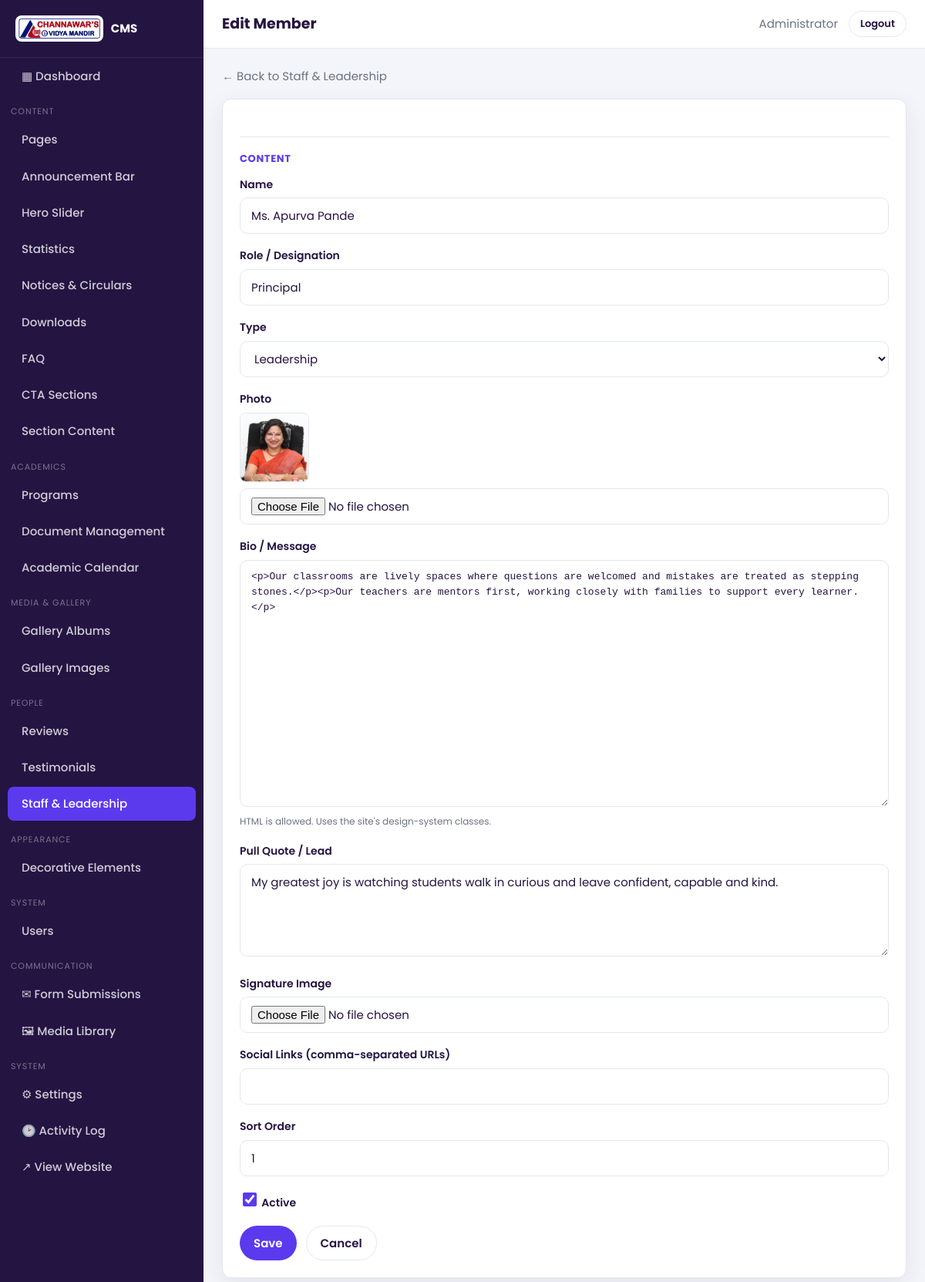
The page /admin/module/staff/edit/2 (signed in) on the database its author committed.
### tables this page shows
CREATE TABLE `cevm_users` (
  `id` int(10) unsigned NOT NULL AUTO_INCREMENT,
  `name` varchar(120) NOT NULL,
  `email` varchar(190) NOT NULL,
  `password` varchar(255) NOT NULL,
  `role` enum('admin','editor') NOT NULL DEFAULT 'editor',
  `avatar` varchar(255) DEFAULT NULL,
  `is_active` tinyint(1) NOT NULL DEFAULT 1,
  `reset_token` varchar(64) DEFAULT NULL,
  `reset_expires` datetime DEFAULT NULL,
  `last_login_at` datetime DEFAULT NULL,
  `created_at` datetime DEFAULT NULL,
  `updated_at` datetime DEFAULT NULL,
  `deleted_at` datetime DEFAULT NULL,
  PRIMARY KEY (`id`),
  UNIQUE KEY `uq_users_email` (`email`),
  KEY `idx_users_active` (`is_active`)
);

CREATE TABLE `cevm_staff` (
  `id` int(10) unsigned NOT NULL AUTO_INCREMENT,
  `name` varchar(120) NOT NULL,
  `role` varchar(120) DEFAULT NULL,
  `category` varchar(40) DEFAULT 'Teacher',
  `photo` varchar(255) DEFAULT NULL,
  `bio` longtext DEFAULT NULL,
  `quote` text DEFAULT NULL,
  `signature` varchar(255) DEFAULT NULL,
  `socials` varchar(500) DEFAULT NULL,
  `sort_order` int(11) NOT NULL DEFAULT 0,
  `is_active` tinyint(1) NOT NULL DEFAULT 1,
  `created_at` datetime DEFAULT NULL,
  `updated_at` datetime DEFAULT NULL,
  `deleted_at` datetime DEFAULT NULL,
  PRIMARY KEY (`id`),
  KEY `idx_staff_cat` (`category`)
);

### app/Core/Controller.php (called while the page is built, shortened)
<?php
abstract class Controller
{
    protected function view(string $view, array $data = [], ?string $layout = null): void
    {
        View::output($view, $data, $layout);
    }
}

### app/Controllers/Admin/CrudController.php (called while the page is built, shortened)
<?php
final class CrudController extends Controller
{
    private array $module;
    private string $key;
    private GenericModel $model;
    public function __construct(string $key)
    {
        $modules = require APP_PATH . '/modules.php';
        $this->key = $key;
        $this->module = $modules[$key];
        $this->model = new GenericModel($this->module['table'], !empty($this->module['softDelete']));
    }
    public function edit(int $id): void
    {
        $row = $this->model->find($id);
        $this->renderForm($row);
    }
    private function renderForm(?array $row): void
    {
        $this->view('admin/crud/form', [
            'title' => ($row ? 'Edit ' : 'New ') . $this->module['singular'],
            'moduleKey' => $this->key,
            'module' => $this->module,
            'row' => $row,
            'options' => $this->resolveOptions(),
            'errors' => [],
        ], 'admin/layout');
    }
    private function resolveOptions(): array
    {
        $out = [];
        return $out;
    }
}

### app/helpers.php (called while the page is built, shortened)
<?php
if (!function_exists('e')) {
    function e($value): string
    {
        return htmlspecialchars((string) ($value ?? ''), ENT_QUOTES | ENT_SUBSTITUTE, 'UTF-8');
    }
}
if (!function_exists('base_url')) {
    function base_url(string $path = ''): string
    {
        return BASE_URL . ($path !== '' ? '/' . ltrim($path, '/') : '');
    }
}
if (!function_exists('admin_url')) {
    function admin_url(string $path = ''): string
    {
        return ADMIN_URL . ($path !== '' ? '/' . ltrim($path, '/') : '');
    }
}
if (!function_exists('asset')) {
    function asset(string $path): string
    {
        return BASE_URL . '/assets/' . ltrim($path, '/');
    }
}
if (!function_exists('upload_url')) {
    function upload_url(?string $file): string
    {
        $file = preg_replace('#^/?(storage/)?uploads/?#i', '', $file);
        return UPLOAD_URL . '/' . ltrim($file, '/');
    }
}

### app/Core/Database.php (called while the page is built, shortened)
<?php
final class Database
{
    private static ?Database $instance = null;
    private ?PDO $pdo = null;
    public static function instance(): self
    {
        return self::$instance ??= new self();
    }
    public function pdo(): PDO
    {
        if ($this->pdo instanceof PDO) {
            return $this->pdo;
        }
        $dsn = sprintf('mysql:host=%s;port=%s;dbname=%s;charset=%s', DB_HOST, defined('DB_PORT') ? DB_PORT : '3306', DB_NAME, DB_CHARSET);
        $options = [
            PDO::ATTR_ERRMODE            => PDO::ERRMODE_EXCEPTION,
            PDO::ATTR_DEFAULT_FETCH_MODE => PDO::FETCH_ASSOC,
            PDO::ATTR_EMULATE_PREPARES   => false,
            PDO::ATTR_TIMEOUT            => 5,
        ];
        $delaysMs = [100, 200, 400, 800, 1200];
        $attempt = 0;
        while (true) {
            try {
                $this->pdo = new PDO($dsn, DB_USER, DB_PASS, $options);
                return $this->pdo;
            } catch (PDOException $e) {
                if ($attempt >= count($delaysMs)) {
                    throw $e;
                }
                usleep($delaysMs[$attempt] * 1000);
                $attempt++;
            }
        }
    }
    public function run(string $sql, array $params = []): PDOStatement
    {
        $stmt = $this->pdo()->prepare($sql);
        $stmt->execute($params);
        return $stmt;
    }
    public function first(string $sql, array $params = []): ?array
    {
        $row = $this->run($sql, $params)->fetch();
        return $row === false ? null : $row;
    }
    public function all(string $sql, array $params = []): array
    {
        return $this->run($sql, $params)->fetchAll();
    }
}

### app/Core/Model.php (called while the page is built, shortened)
<?php
abstract class Model
{
    protected string $table;
    protected Database $db;
    public function __construct()
    {
        $this->db = Database::instance();
    }
    protected function t(): string
    {
        return DB_PREFIX . $this->table;
    }
    private function notDeleted(string $where = ''): string
    {
        $clause = 'deleted_at IS NULL';
        return $where === '' ? "WHERE {$clause}" : "{$where} AND {$clause}";
    }
    public function find(int $id): ?array
    {
        return $this->db->first(
            "SELECT * FROM {$this->t()} " . $this->notDeleted('WHERE id = ?'),
            [$id]
        );
    }
}

### config/config.php (called while the page is built, shortened)
<?php
require_once CONFIG_PATH . '/database.php';
spl_autoload_register(static function (string $class): void {
    $relative = str_replace('\\', '/', substr($class, 4));
    $file = APP_PATH . '/' . $relative . '.php';
});
require_once APP_PATH . '/helpers.php';

### app/Models/Setting.php (called while the page is built, shortened)
<?php
final class Setting
{
    private static ?array $cache = null;
    private static function load(): array
    {
        if (self::$cache === null) {
            self::$cache = [];
            $rows = Database::instance()->all(
                'SELECT setting_key, setting_value FROM ' . DB_PREFIX . 'settings'
            );
            foreach ($rows as $r) {
                self::$cache[$r['setting_key']] = $r['setting_value'];
            }
        }
        return self::$cache;
    }
    public static function get(string $key, ?string $default = null): ?string
    {
        $all = self::load();
        return $all[$key] ?? $default;
    }
}

### app/Core/Session.php (called while the page is built, shortened)
<?php
final class Session
{
    public static function get(string $key, $default = null)
    {
        return $_SESSION[$key] ?? $default;
    }
}

### app/Core/Auth.php (called while the page is built, shortened)
<?php
final class Auth
{
    public static function user(): ?array
    {
        return Session::get(self::KEY);
    }
    public static function id(): ?int
    {
        return self::user()['id'] ?? null;
    }
    public static function role(): string
    {
        return self::user()['role'] ?? 'guest';
    }
    public static function is(string $role): bool
    {
        return self::role() === $role;
    }
    public static function refresh(): void
    {
        $user = Database::instance()->first(
            'SELECT * FROM ' . DB_PREFIX . 'users WHERE id = ? LIMIT 1', [self::id()]
        );
    }
}

### app/Views/admin/crud/form.php (the view, shortened to what this page needs)
<?php
$val = static function (string $name, $default = '') use ($row) {
    return $row[$name] ?? $default;
};
$currentGroup = null;
?>
<div class="toolbar">
  <a class="muted" href="<?= admin_url('module/' . $moduleKey) ?>">← Back to <?= e($module['label']) ?></a>
</div>
<div class="card"><div class="card__body">
<form method="post" enctype="multipart/form-data"
      action="<?= admin_url('module/' . $moduleKey . ($row && !empty($row['id']) ? '/edit/' . $row['id'] : '/create')) ?>">
  <?php foreach ($module['fields'] as $f):
      $name = $f['name'];
      $type = $f['type'] ?? 'text';
      $label = $f['label'] ?? ucfirst($name);
      $group = $f['group'] ?? 'Content';
      $value = $val($name, $f['default'] ?? '');
      if ($group !== $currentGroup) { $currentGroup = $group; echo '<div class="group-title">' . e($group) . '</div>'; }
  ?>
    <div class="field">
      <?php if ($type !== 'checkbox'): ?><label for="f_<?= e($name) ?>"><?= e($label) ?></label><?php endif; ?>
      <?php if ($type === 'textarea'): ?>
        <textarea class="textarea" id="f_<?= e($name) ?>" name="<?= e($name) ?>"><?= e((string) $value) ?></textarea>
      <?php elseif ($type === 'richtext'): ?>
        <textarea class="textarea code" id="f_<?= e($name) ?>" name="<?= e($name) ?>" rows="<?= (int) ($f['rows'] ?? 12) ?>"><?= e((string) $value) ?></textarea>
        <p class="hint">HTML is allowed. Uses the site's design-system classes.</p>
      <?php elseif ($type === 'select'):
          $opts = $f['options'] ?? null; ?>
        <select class="select" id="f_<?= e($name) ?>" name="<?= e($name) ?>">
          <?php if ($opts): foreach ($opts as $o): ?>
            <option value="<?= e($o) ?>" <?= ((string) $value === (string) $o) ? 'selected' : '' ?>><?= e($o) ?></option>
          <?php endforeach; elseif (!empty($options[$name])): foreach ($options[$name] as $o): ?>
            <option value="<?= e((string) $o['v']) ?>" <?= ((string) $value === (string) $o['v']) ? 'selected' : '' ?>><?= e((string) $o['l']) ?></option>
          <?php endforeach; endif; ?>
        </select>
      <?php elseif ($type === 'checkbox'): ?>
        <label class="toggle"><input type="checkbox" name="<?= e($name) ?>" value="1" <?= $value ? 'checked' : '' ?>> <?= e($label) ?></label>
      <?php elseif ($type === 'image' || $type === 'file'): ?>
        <?php if ($value): ?>
          <?php if ($type === 'image'): ?>
            <img id="prev_<?= e($name) ?>" class="thumb" style="width:90px;height:90px;margin-bottom:8px" src="<?= e(upload_url((string) $value)) ?>" alt="">
          <?php else: ?>
            <p class="hint">Current: <a href="<?= e(upload_url((string) $value)) ?>" target="_blank"><?= e(basename((string) $value)) ?></a></p>
          <?php endif; ?>
        <?php else: ?>
          <img id="prev_<?= e($name) ?>" class="thumb" style="width:90px;height:90px;margin-bottom:8px;display:none" alt="">
        <?php endif; ?>
        <input class="input" type="file" id="f_<?= e($name) ?>" name="<?= e($name) ?>" data-preview="prev_<?= e($name) ?>"
               accept="<?= $type === 'image' ? 'image/*' : '.pdf,image/*' ?>">
      <?php elseif ($type === 'color'): ?>
        <input type="color" id="f_<?= e($name) ?>" name="<?= e($name) ?>" value="<?= e($value ?: '#5b3aee') ?>" style="height:44px;width:80px;border:1px solid var(--line);border-radius:8px">
      <?php elseif ($type === 'password'): ?>
        <input class="input" type="password" id="f_<?= e($name) ?>" name="<?= e($name) ?>" autocomplete="new-password">
      <?php else:
          $inputType = in_array($type, ['email','url','number','date','datetime','order'], true)
              ? ($type === 'order' ? 'number' : ($type === 'datetime' ? 'datetime-local' : $type))
              : 'text'; ?>
        <input class="input" type="<?= e($inputType) ?>" id="f_<?= e($name) ?>" name="<?= e($name) ?>" value="<?= e((string) $value) ?>">
      <?php endif; ?>
    </div>
  <?php endforeach; ?>
  <div class="form-actions">
    <button class="btn" type="submit">Save</button>
    <a class="btn light" href="<?= admin_url('module/' . $moduleKey) ?>">Cancel</a>
  </div>
</form>
</div></div>

### app/Views/admin/layout.php (shortened to what this page needs)
<?php
$modules = require APP_PATH . '/modules.php';
$groups = [];
foreach ($modules as $key => $m) {
    $groups[$m['group']][$key] = $m;
}
$uri = $_SERVER['REQUEST_URI'] ?? '';
$logo = Setting::get('logo') ?: asset('images/logo.jpg');
?><!DOCTYPE html>
<html lang="en">
<head>
<link rel="stylesheet" href="<?= asset('admin/admin.css') ?>">
</head>
<body>
<div class="admin">
  <aside class="sidebar">
    <div class="sidebar__brand">
      <img src="<?= e($logo) ?>" alt="Logo">
      <span>CMS</span>
    </div>
    <a class="item <?= str_contains($uri, '/dashboard') ? 'active' : '' ?>" href="<?= admin_url('dashboard') ?>">▦ Dashboard</a>
    <?php foreach ($groups as $groupName => $mods): ?>
      <div class="nav-group"><?= e($groupName) ?></div>
      <?php foreach ($mods as $key => $m): ?>
        <a class="item <?= str_contains($uri, 'module/' . $key) ? 'active' : '' ?>" href="<?= admin_url('module/' . $key) ?>">
          <?= e($m['label']) ?>
        </a>
      <?php endforeach; ?>
    <?php endforeach; ?>
    <div class="nav-group">Communication</div>
    <a class="item <?= str_contains($uri, '/forms') ? 'active' : '' ?>" href="<?= admin_url('forms') ?>">✉ Form Submissions</a>
    <a class="item <?= str_contains($uri, '/media') ? 'active' : '' ?>" href="<?= admin_url('media') ?>">🖼 Media Library</a>
    <div class="nav-group">System</div>
    <?php if (Auth::is('admin')): ?>
      <a class="item <?= str_contains($uri, '/settings') ? 'active' : '' ?>" href="<?= admin_url('settings') ?>">⚙ Settings</a>
    <?php endif; ?>
    <a class="item <?= str_contains($uri, '/activity') ? 'active' : '' ?>" href="<?= admin_url('activity') ?>">🕑 Activity Log</a>
    <a class="item" href="<?= base_url() ?>" target="_blank">↗ View Website</a>
  </aside>
  <div class="main">
    <header class="topbar">
      <div style="display:flex;align-items:center;gap:12px">
        <h1><?= e($title ?? '') ?></h1>
      </div>
      <div class="right">
        <a class="muted" href="<?= admin_url('profile') ?>"><?= e(Auth::user()['name'] ?? '') ?></a>
        <a class="btn light sm" href="<?= admin_url('logout') ?>">Logout</a>
      </div>
    </header>
    <main class="content">
      <?= $content ?>
    </main>
  </div>
</div>
</body>
</html>

### rows shown on the page
cevm_users: name "Administrator"
cevm_staff: name "Ms. Apurva Pande", role "Principal", photo (picture), bio "<p>Our classrooms are lively spaces where questions are welcomed and mistakes are treated as stepping stones.</p><p>Our teachers are mentors first, working closely with families to support every learner.</p>", quote "My greatest joy is watching students walk in curious and leave confident, capable and kind."

### other values the page prints
$groupName "CONTENT"
$m['label'] "Pages"
$m['label'] "Announcement Bar"
$m['label'] "Hero Slider"
$m['label'] "Statistics"
$m['label'] "Notices & Circulars"
$m['label'] "Downloads"
$m['label'] "FAQ"
$m['label'] "CTA Sections"
$m['label'] "Section Content"
$groupName "ACADEMICS"
$m['label'] "Programs"
$m['label'] "Document Management"
$m['label'] "Academic Calendar"
$groupName "MEDIA & GALLERY"
